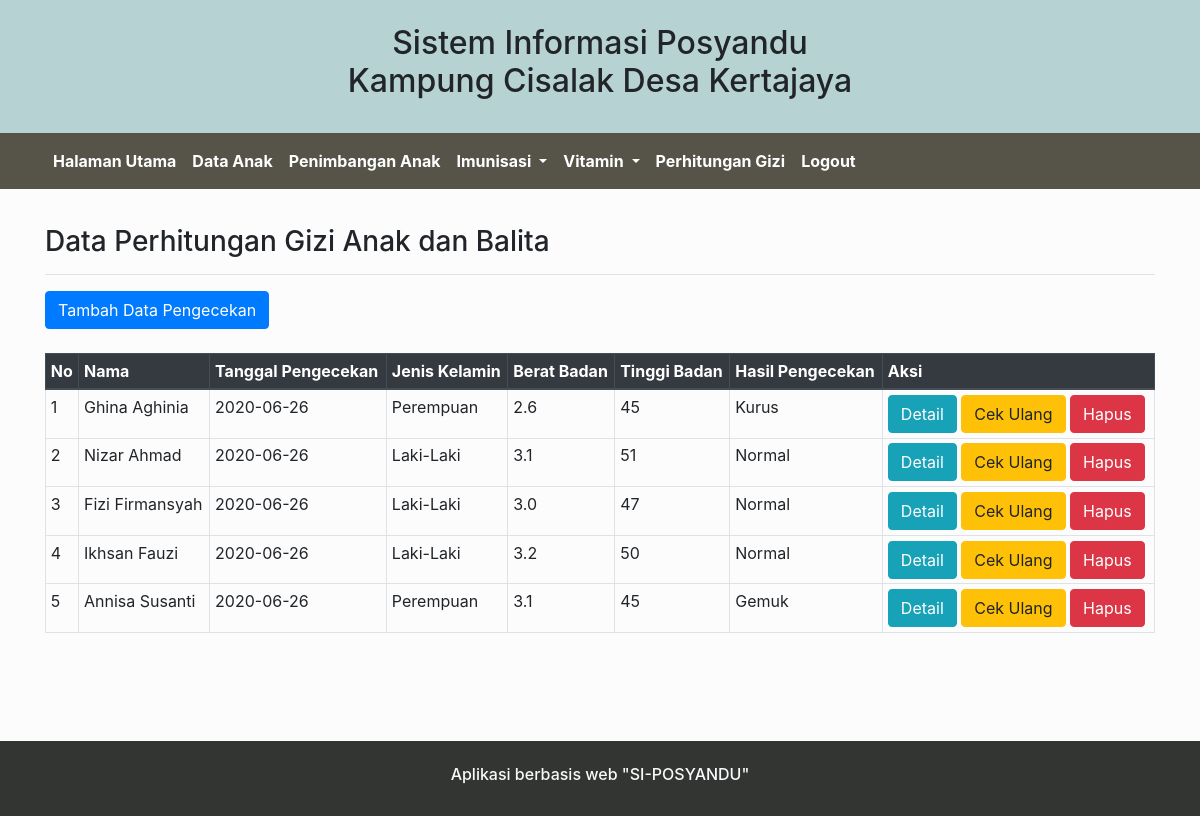
Screenshot of /index.php/gizi with the database file from the repository.
### tables this page shows
CREATE TABLE `gizi` (
  `Kode_gizi` int(10) NOT NULL,
  `Id_anak` int(10) NOT NULL,
  `Tanggal_cek` date NOT NULL,
  `Berat_gizi` varchar(5) NOT NULL,
  `Tinggi_gizi` int(5) NOT NULL,
  `Hasil` varchar(30) NOT NULL
);

CREATE TABLE `anak` (
  `Id_anak` int(10) NOT NULL,
  `Nama_anak` varchar(30) NOT NULL,
  `Tanggal_lahir` date NOT NULL,
  `Jenis_kelamin` varchar(20) NOT NULL,
  `Berat_badan` varchar(5) NOT NULL,
  `Tinggi_badan` int(5) NOT NULL,
  `Usia` varchar(30) NOT NULL,
  `Nama_ibu` varchar(20) NOT NULL,
  `Nama_ayah` varchar(20) NOT NULL,
  `Alamat` varchar(50) NOT NULL,
  `Status` varchar(30) NOT NULL
);

### application/controllers/Gizi.php (called while the page is built, shortened)
<?php
class Gizi extends CI_Controller{
    public function __construct()
    {
        $this->load->model('Gizi_model');
    }
    public function index()
    {
        $data['judul'] = 'Data Pengecekan Gizi Anak dan Balita';
        $data['cekgizi'] = $this->Gizi_model->getGizi();
        $this->load->view('Templates2/Header', $data);
        $this->load->view('Gizi/Index', $data);
        $this->load->view('Templates2/Footer');
    }
}

### index.php (called while the page is built, shortened)
<?php
require_once BASEPATH.'core/CodeIgniter.php';

### application/models/Gizi_model.php (called while the page is built, shortened)
<?php
class Gizi_model extends CI_Model{
    public function getGizi()
    {
        $this->db->select('*');
        $this->db->from('gizi');
        $this->db->join('anak', 'anak.Id_anak = gizi.id_anak');
       return $this->db->get()->result_array();
    }
}

### application/views/Gizi/Index.php (the view)
<div class="card-body">
    <div class="container">
    <div class="row mt-3">
        <div class="col">
        <h3> Data Perhitungan Gizi Anak dan Balita</h3><hr>
        <a class="btn btn-primary" href="<?= base_url(); ?>Gizi/Tambah/" role="button">Tambah Data Pengecekan</a><br><br>
        <table class="table table-sm table-bordered table-hover">
  <thead class="thead-dark">
    <tr class= "border border-dark">
      <th scope="col">No</th>
      <th scope="col">Nama</th>
      <th scope="col">Tanggal Pengecekan</th>
      <th scope="col">Jenis Kelamin</th>
      <th scope="col">Berat Badan</th>
      <th scope="col">Tinggi Badan </th>
      <th scope="col">Hasil Pengecekan</th>
      <th scope="col">Aksi</th>
    </tr>
  </thead>
  <tbody>
      <?php $no = 1; ?>
  <?php foreach ($cekgizi as $gizi) : ?>
    <tr>
      <td><?= $no++ ?></td>
      <td><?= $gizi['Nama_anak']; ?></td>
      <td><?= $gizi['Tanggal_cek']; ?></td>
      <td><?= $gizi['Jenis_kelamin']; ?></td>
      <td><?= $gizi['Berat_gizi']; ?></td>
      <td><?= $gizi['Tinggi_gizi']; ?></td>
      <td><?= $gizi['Hasil']; ?></td>
      <td>
       <a class="btn btn-info" href="#" role="button">Detail</a>
       <a class="btn btn-warning" href="#" role="button">Cek Ulang</a>
       <a class="btn btn-danger" href="#" role="button">Hapus</a>
      </td>
    </tr>
    <?php endforeach; ?>
  </tbody>
</table>
<br><br><br>
        </div>
    </div>
</div>
</div>

### rows the page displays
gizi: Id_anak.Nama_anak "Ghina Aghinia", Tanggal_cek "2020-06-26", Id_anak.Jenis_kelamin "Perempuan", Berat_gizi "2.6", Tinggi_gizi "45", Hasil "Kurus"
gizi: Id_anak.Nama_anak "Nizar Ahmad", Tanggal_cek "2020-06-26", Id_anak.Jenis_kelamin "Laki-Laki", Berat_gizi "3.1", Tinggi_gizi "51", Hasil "Normal"
gizi: Id_anak.Nama_anak "Fizi Firmansyah", Tanggal_cek "2020-06-26", Id_anak.Jenis_kelamin "Laki-Laki", Berat_gizi "3.0", Tinggi_gizi "47", Hasil "Normal"
gizi: Id_anak.Nama_anak "Ikhsan Fauzi", Tanggal_cek "2020-06-26", Id_anak.Jenis_kelamin "Laki-Laki", Berat_gizi "3.2", Tinggi_gizi "50", Hasil "Normal"
gizi: Id_anak.Nama_anak "Annisa Susanti", Tanggal_cek "2020-06-26", Id_anak.Jenis_kelamin "Perempuan", Berat_gizi "3.1", Tinggi_gizi "45", Hasil "Gemuk"
